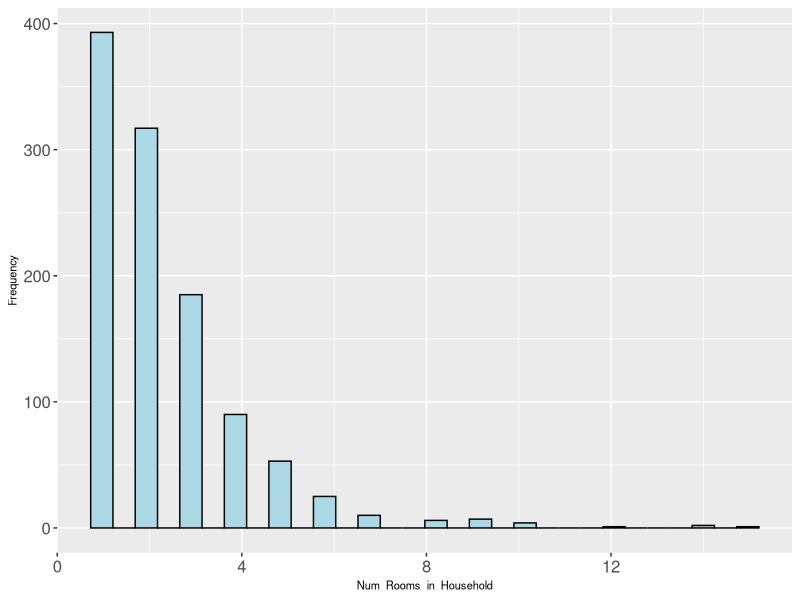
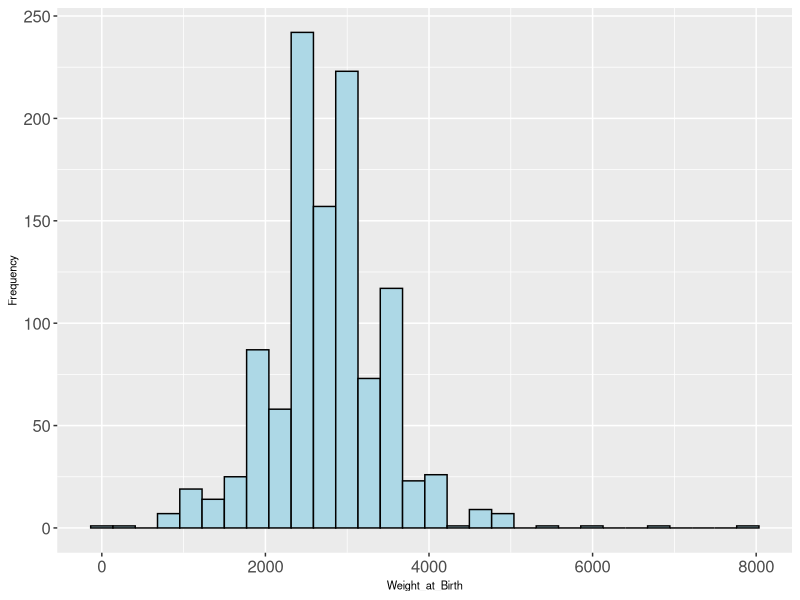
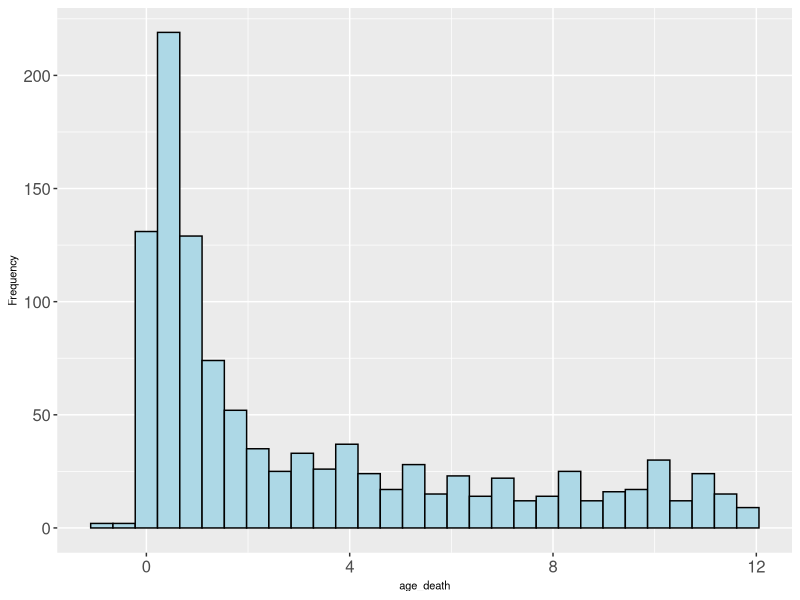
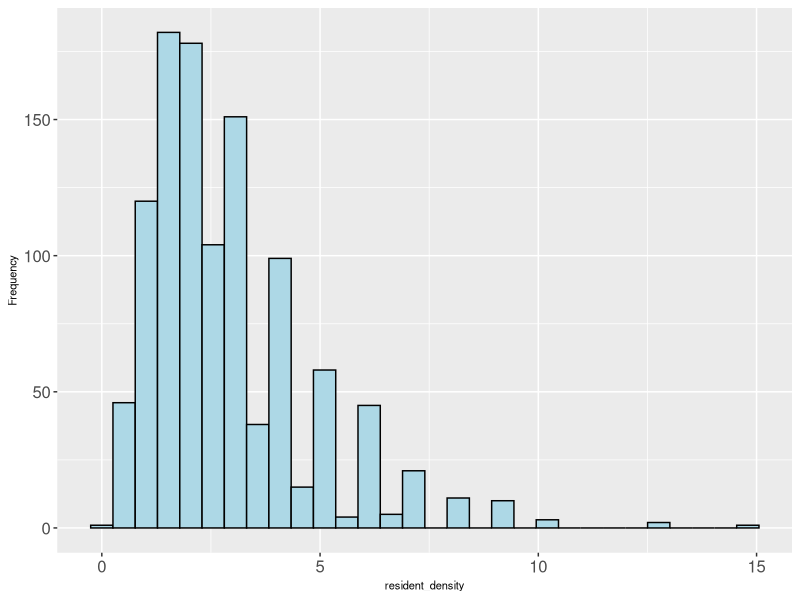
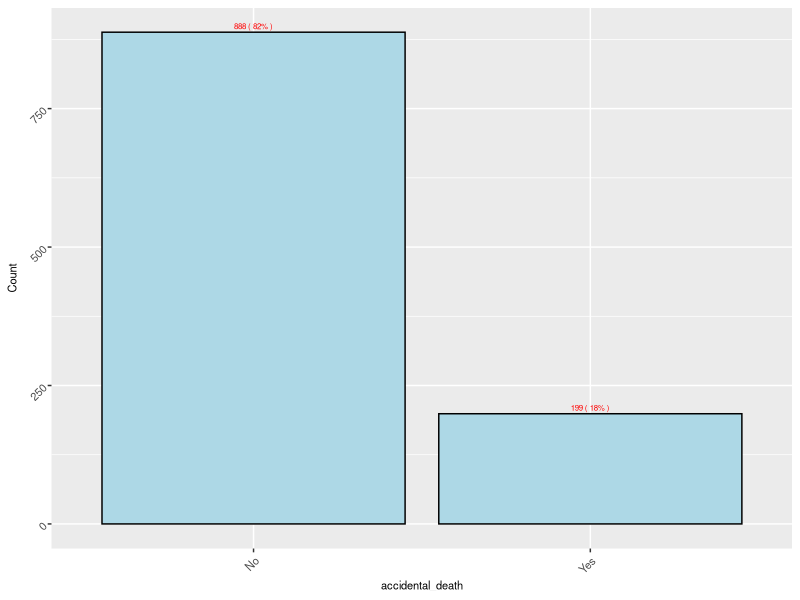
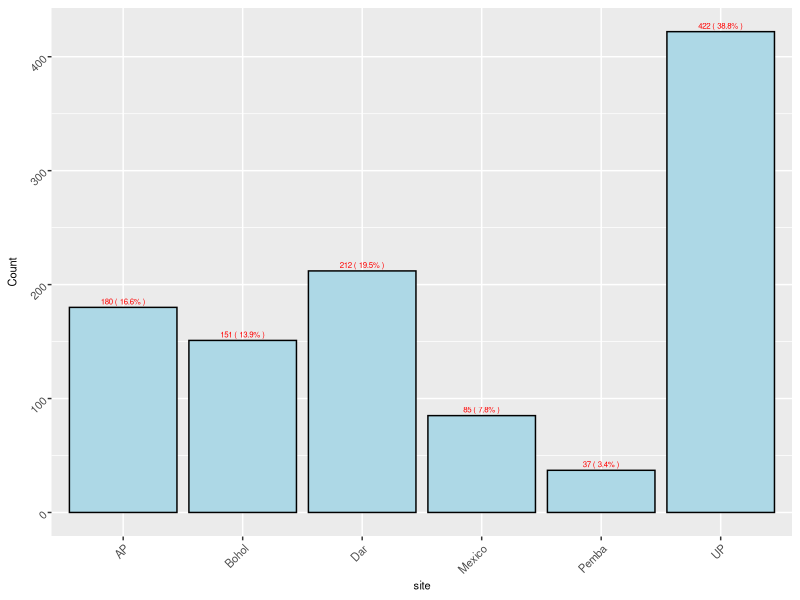
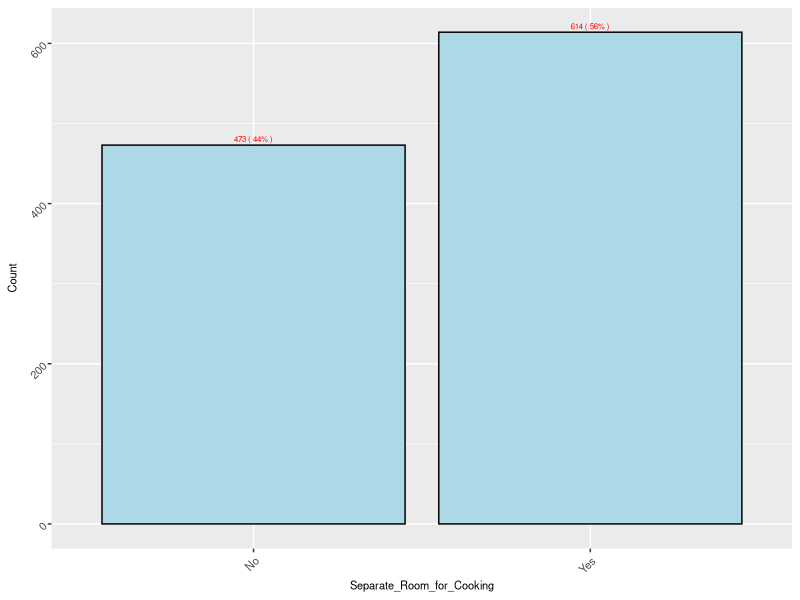
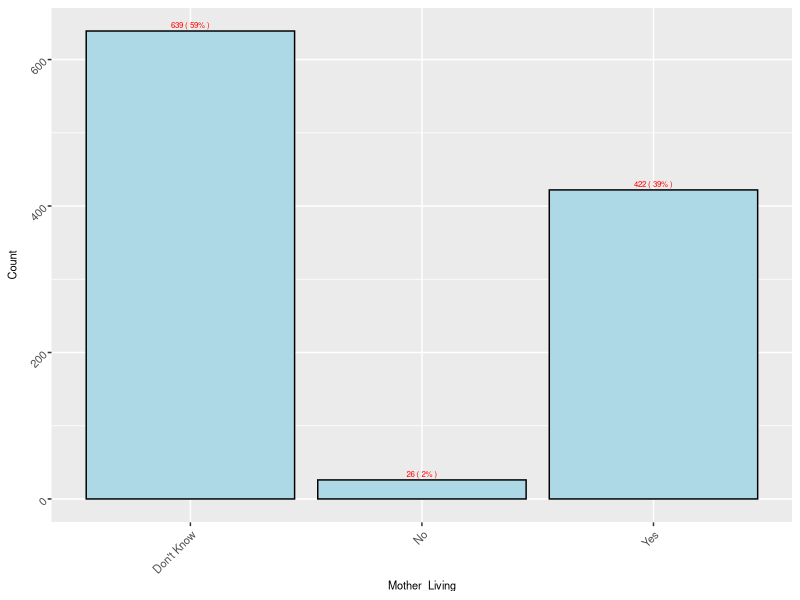

These charts were generated, in order, by the following R code:
## ---- chunk 1
knitr::opts_chunk$set(warning = FALSE, message = FALSE) 
## ---- chunk 2
library("dplyr")
## ---- chunk 3
df_va_original <- read.csv("./IHME_PHMRC_VA_DATA_CHILD_Y2013M09D11_0.csv")
## ---- chunk 4
# drop columns that are not necessary
df_va <- subset(df_va_original, select = -c(gs_code34,va34,gs_code46,gs_text46,va46,gs_code55,gs_text55,va55,gs_comorbid1,gs_comorbid2,gs_level,g1_01d,g1_01m,g1_01y,g1_05,g1_06d,g1_06m,g1_06y,g1_07a,g1_07b,g1_07c,g1_08,g1_09,g1_10,g2_01,g2_02,g2_03ad,g2_03am,g2_03ay,g2_03bd,g2_03bm,g2_03by,g2_03cd,g2_03cm,g2_03cy,g2_03dd,g2_03dm,g2_03dy,g2_03ed,g2_03em,g2_03ey,g2_03fd,g2_03fm,g2_03fy,g3_01,g4_02,g4_03a,g4_03b,g4_04,g4_05,g5_05,g5_06a,g5_06b,g5_07,g5_08,c6_11,c6_12,c6_13,c6_14,newid,g5_02,module,c1_25))
## ---- chunk 5
df_va[sapply(df_va, is.character)] <- lapply(df_va[sapply(df_va, is.character)], 
                                                           as.factor)
## ---- chunk 6
df_va <- subset(df_va,select=-c(c1_02,c1_04,c1_05,c1_08a,c1_10,c1_10d,c1_10m,c1_10y,c1_11,c1_15,c1_16,c1_17,c1_18,c1_19_1,c1_19_2,c1_19_3,c1_19_4a,c1_19_4b,c1_19_5,c1_19_6,c1_24,c1_24d,c1_24m,c1_24y,c1_26,c4_07a,c4_31_1,c4_31_2,c4_32,c4_45,c4_47_8b,c5_02_13,c5_02_14,c5_06_2m,c5_06_2d,c5_06_2y,c5_08m,c5_08d,c5_08y))
## ---- chunk 7
# Compute DOB
df_va$DOB_month <- match(df_va$g5_01m,month.name)
df_va$DOB_str <- paste(df_va$g5_01y,"-",df_va$DOB_month,"-",df_va$g5_01d)
df_va$DOB <- as.POSIXct(df_va$DOB_str, format="%Y - %m - %d",tz="UTC")
df_va <- subset(df_va,select=-c(DOB_str,DOB_month))
## ---- chunk 8
# Compute DOD
df_va$DOD_month <- match(df_va$g5_03m,month.name)
df_va$DOD_str <- paste(df_va$g5_03y,"-",df_va$DOD_month,"-",df_va$g5_03d)
df_va$DOD <- as.POSIXct(df_va$DOD_str, format="%Y - %m - %d",tz="UTC")
df_va <- subset(df_va,select=-c(DOD_str,DOD_month))
## ---- chunk 9
df_va <- subset(df_va,select=-c(g5_01d,g5_01m,g5_01y,g5_03d,g5_03m,g5_03y))
## ---- chunk 10
df_va$c1_22a <- as.character(df_va$c1_22a)
df_va$c1_22a[df_va$c1_22a=="Hospital"] <- "Health Facility"
df_va$c1_22a[df_va$c1_22a=="Other Health Facility"] <- "Health Facility"
df_va$c1_22a <- as.factor(df_va$c1_22a)
## ---- chunk 11
df_va <- subset(df_va,select=-c(c5_06_1d,c5_06_1m,c5_06_1y))
## ---- chunk 12
df_va <- subset(df_va,select=-c(c5_07_1,c5_07_2))
## ---- chunk 13
df_va$c1_08b[df_va$c1_08b==9999] <- NA
## ---- chunk 14
df_va <- subset(df_va,select=-c(g5_04a,g5_04b,g5_04c))
df_va$age_death <- as.numeric(difftime(df_va$DOD, df_va$DOB, units = "days"))/365
## ---- chunk 15
# Define function impute_cat
impute_cat <- function(df_va){
  cat_num=c()
  for (i in 1:ncol(df_va)){
    if(is.factor(df_va[,i])){
      cat_num <- append(cat_num,i)} # Compute the positions of the columns where the variable is categorical
    }
  for (i in cat_num){
    count_dk <- sum(df_va[,i]=="Don't Know",na.rm=TRUE)
    count_rta <- sum(df_va[,i]=="Refused to Answer",na.rm=TRUE)
    count_missing <- sum(is.na(df_va[,i]),na.rm=FALSE)
    count_whitespace <- sum(df_va[,i]=="",na.rm=TRUE)
    count_all <- count_dk+count_rta+count_missing+count_whitespace
    df_va[,i] <- as.character(df_va[,i])
    if (count_all==10||count_all>15){
      if (count_rta>0){
        df_va[,i][df_va[,i]=="Refused to Answer"] <- "Don't Know"
        }
      if (count_whitespace>0){
        df_va[,i][df_va[,i]==""] <- "Don't Know"
        }
      if (count_missing>0){
        df_va[,i][is.na(df_va[,i])] <- "Don't Know"
        }
      }else{
        if (count_rta>0){
          df_va[,i][df_va[,i]=="Refused to Answer"] <- NA
          }
        if (count_dk>0){
          df_va[,i][df_va[,i]=="Don't Know"] <- NA
          }
        if (count_whitespace>0){
          df_va[,i][df_va[,i]==""] <- NA
        }
      }
    df_va[,i] <- as.factor(df_va[,i])
  }
  return(df_va)
}
## ---- chunk 16
df_va <- impute_cat(df_va)
## ---- chunk 17
tapply(df_va$c1_08b,df_va$site, mean, na.rm=TRUE)
## ---- chunk 18
correct_weight <- function(x1, x2){
  if(is.na(x1)){
    if(x2=="AP"){
      return(2657)
      }
    else if(x2=="Bohol"){
      return(2958)
      }
    else if (x2=="Dar"){
      return(2996)
    }
    else if (x2=="Mexico"){
      return(2544)
    }
    else if (x2=="Pemba"){
      return(3018)
    }
    else{return(2685)}
  }else{
    return(x1)}
}
## ---- chunk 19
df_va <- df_va[complete.cases(df_va),]
## ---- chunk 20
accident <- c("Drowning","Road Traffic","Falls","Bite of Venomous Animal","Fires","Violent Death","Poisonings")
df_va$accidental_death <- ifelse(df_va$gs_text34 %in% accident,"Yes","No")
df_va$accidental_death <- as.factor(df_va$accidental_death)
## ---- chunk 21
df_va <- subset(df_va,selec=-c(gs_text34))
## ---- chunk 22
library(plyr)
colnames(df_va)<- mapvalues(colnames(df_va), from=c("g4_06","g4_07","g4_08"), to=c("num_people_live_at_address","num_rooms_in_household","separate_room_for_cooking"))
colnames(df_va)<- mapvalues(colnames(df_va), from=c("c1_09","c1_01","c1_03"), to=c("Gender","Singleton_or_Multiple_Birth","Mother_Living"))
colnames(df_va)<- mapvalues(colnames(df_va), from=c("c1_06a","c1_07","c1_08b","c1_12","c1_13"), to=c("Location_of_Birth","Size_at_Birth","Weight_at_Birth","Did_the_Baby_Cry","Did_the_Baby_Move"))
colnames(df_va)<- mapvalues(colnames(df_va), from=c("num_people_live_at_address","num_rooms_in_household","separate_room_for_cooking"), to=c("Num_People_Live_at_Address","Num_Rooms_in_Household","Separate_Room_for_Cooking"))
colnames(df_va)<- mapvalues(colnames(df_va), from=c("c1_14","c1_20","c1_21","c1_22a","c4_01","c4_02","c4_03"), to=c("Did_the_Baby_Breathe","Age_at_Onset_of_Illness","Duration_of_Illness", "Location_of_Death","Fever_During_Illness","Duration_of_Fever_in_Days","Did_the_Fever_Continue_to_Death"))
colnames(df_va)<- mapvalues(colnames(df_va), from=c("c4_04","c4_05","c4_06","c4_07b","c4_08","c4_09","c4_10","c4_11","c4_12","c4_13","c4_14","c4_15","c4_16","c4_17","c4_18", "c4_19"), to=c("Severity_of_Fever","Fever_Pattern","Loose_Liquid_Stool", "Highest_Num_Loose_Stool_per_Day_During_Illness","Num_Days_Before_Death_Loose_Stool_Began","Loose_Stool_Cont_Until_Death","Num_Days_Before_Death_Loose_Stool_Stopped","Blood_in_Stool", "Cough_During_Illness", "Duration_of_Cough", "Severity_of_Cough", "Vomitus_after_Coughing", "Difficulty_Breathing", "Duration_of_Difficulty_Breathing", "Fast_Breathing", "Duration_of_Fast_Breathing"))
colnames(df_va)<- mapvalues(colnames(df_va), from=c("c4_20", "c4_22", "c4_23", "c4_24", "c4_25", "c4_26","c4_27", "c4_28", "c4_29", "c4_30", "c4_33", "c4_34", "c4_35", "c4_36", "c4_37", "c4_38", "c4_39","c4_40", "c4_41", "c4_42"), to=c("Indrawing_of_Chest", "Breathing_Stridor", "Breathing_Grunting", "Breathing_Wheezing", "Convulsions", "Loss_of_Consciousness", "Duration_Before_Death_LOC_Occurred", "Stiff_Neck", "Bulging_Fontanelle", "Skin_Rash", "Duration_of_Rash", "Blisters_Present_in_Rash", "Limbs_Become_Thin", "Swollen_Legs_or_Feet", "Duration_of_Swelling", "Skin_Flake_Off_in_Patches", "Hair_Color_Change_to_Red_Yellow", "Protruding_Belly", "Pallor_or_Lack_of_Blood", "Swelling_in_Armpits"))
colnames(df_va)<- mapvalues(colnames(df_va), from=c("c4_43","c4_44","c4_46", "c4_47_1","c4_47_2", "c4_47_3", "c4_47_4", "c4_47_5","c4_47_6","c4_47_7","c4_47_8a","c4_47_9","c4_47_10","c4_47_11"), to=c("Whitish_Rash_in_Mouth", "Bleeding_Seen","Skin_Turned_Black", "Suffered_Road_Traffic_Injury", "Suffered_a_Fall", "Suffered_Drowning", "Suffered_Poisoning", "Suffered_Bite_Sting", "Suffered_Burn_Fire", "Victim_of_Violence", "Other_Injury", "Unsure_if_Injury_Occurred","Refused_to_Answer_if_Deceased_Suffered_Injury", "Did_Not_Suffer_Injury" ))
colnames(df_va)<- mapvalues(colnames(df_va), from=c("c4_48","c4_49","c5_01","c5_02_1","c5_02_2","c5_02_3","c5_02_4","c5_02_5","c5_02_6","c5_02_7","c5_02_8","c5_02_9", "c5_02_10", "c5_02_11a","c5_02_12","c5_04", "c5_05","c5_10", "c5_11", "c5_17", "c5_18", "c5_19"), to=c("Injury_Intentionally_Inflicted_by_Someone","Days_Survived_After_Injury","Sought_Care_While_Ill", "Care_Sought_Traditional_Healer", "Care_Sought_Homeopath", "Care_Sought_Religious_Leader", "Care_Sought_Governmental_Hospital", "Care_Sought_Governmental_Health_Center_Clinic", "Care_Sought_Private_Hospital", "Care_Sought_Community_Based_Practioner", "Care_Sought_Trained_Birth_Attendant", "Care_Sought_Private_Physician", "Care_Sought_Pharmacy", "Care_Sought_Other_Provider", "Care_Sought_Relative_Friend", "Health_Records_for_Deceased", "Granted_Access_to_Health_Records", "Death_Certificate_Issued", "Granted_Access_to_Death_Certificate", "Mother_Ever_Tested_for_HIV", "Mother_HIV_Positive", "Mother_AIDS_Positive"))
## ---- chunk 23
df_va$resident_density <- df_va$Num_People_Live_at_Address/df_va$Num_Rooms_in_Household
## ---- chunk 24
df_va <- subset(df_va,select=c(accidental_death,site, Num_Rooms_in_Household, Separate_Room_for_Cooking, Mother_Living, Location_of_Birth, Size_at_Birth, Weight_at_Birth, Gender, Location_of_Death, Sought_Care_While_Ill, Care_Sought_Traditional_Healer, Care_Sought_Homeopath, Care_Sought_Religious_Leader, Care_Sought_Governmental_Hospital, Care_Sought_Governmental_Health_Center_Clinic, Care_Sought_Private_Hospital, Care_Sought_Community_Based_Practioner, Care_Sought_Trained_Birth_Attendant, Care_Sought_Private_Physician, Care_Sought_Pharmacy, Care_Sought_Other_Provider, Care_Sought_Relative_Friend, Health_Records_for_Deceased, Mother_Ever_Tested_for_HIV, Mother_HIV_Positive, Mother_AIDS_Positive, age_death, resident_density))
df_va <- df_va[which(is.finite(df_va$resident_density)),]
## ---- chunk 25
library(ggplot2)
hist_list <- list()
z <- 0
for (i in 1:ncol(df_va)){
  if(is.numeric(df_va[,i])){
    z <- z+1
    hist <- ggplot(data=df_va,aes_string(names(df_va)[i]))+
      geom_histogram(fill='lightblue',color='black')+
      labs(x=colnames(df_va)[i],y= "Frequency")+
      theme(axis.text=element_text(size=12),
        axis.title=element_text(size=8))
    hist_list[[z]] <- hist
  }
}
## ---- chunk 26
hist_list
## ---- chunk 27
# df_va$age_less_5 <- ifelse(df_va$age_death<5,'Yes','No')
# df_va$age_less_5 <- as.factor(df_va$age_less_5)
## ---- chunk 28
missing_gender_index <- which(df_va$Gender=="Don't Know")
df_va <- df_va[-c(missing_gender_index),]
## ---- chunk 29
library(scales)
bar_list <- list()
z <- 0
for (i in 1:ncol(df_va)){
  if(is.factor(df_va[,i])){
    z <- z+1
    class <- df_va %>% 
     group_by((df_va)[i]) %>%
     dplyr::summarise(number=n()) %>%
     mutate(percentage=percent(number/sum(number))) %>% 
     mutate(pos = cumsum(number)- number/1.5) #Create a variable to indicate the position of labels 
    bar <- ggplot(data=class,aes_string(x=colnames(class)[1],y=colnames(class)[2]))+
      geom_bar(fill='lightblue',color='black',stat = "identity")+
      labs(x=colnames(df_va)[i],y= "Count")+
      geom_text(aes(label=paste(number,"(",percentage,")")),vjust=-0.5,size=2,color="red")+
      theme(axis.text=element_text(size=8,angle=45,hjust=1),axis.title=element_text(size=8))
    bar_list[[z]] <- bar
  }
}
## ---- chunk 30
bar_list
## ---- chunk 31
var_list <- names(df_va)
grouped_box_list <- list()
z <- 0
for (i in 3:length(var_list)){
  if (is.numeric(df_va[,i])){
    ad_index=which(names(df_va)=='accidental_death')
    z <- z+1
    grouped_box <- ggplot(data=df_va,aes_string(x=var_list[ad_index],y=var_list[i],fill=var_list[ad_index]))+
      geom_boxplot()+
      theme(axis.text=element_text(size=10,angle=45,hjust=1),axis.title=element_text(size=10),legend.key.size=unit(1,"cm"),legend.title=element_text(size=10),legend.text=element_text(size=10))
    grouped_box_list[[z]] <- grouped_box
  }
}
## ---- chunk 32
grouped_box_list
## ---- chunk 33
var_list <- names(df_va)
grouped_box_list <- list()
z <- 0
for (i in 3:length(var_list)){
  if (is.numeric(df_va[,i])){
    ad_index=which(names(df_va)=='accidental_death')
    z <- z+1
    grouped_box <- ggplot(data=df_va,aes_string(x=var_list[ad_index],y=var_list[i],fill=var_list[ad_index]))+
      geom_boxplot()+
      theme(axis.text=element_text(size=10,angle=45,hjust=1),axis.title=element_text(size=10),legend.key.size=unit(1,"cm"),legend.title=element_text(size=10),legend.text=element_text(size=10))+facet_grid(.~site)
    grouped_box_list[[z]] <- grouped_box
  }
}
## ---- chunk 34
grouped_box_list
## ---- chunk 35
grouped_bar_list <- list()
z <- 0
for (i in 1:length(names(df_va))){
  if (is.factor(df_va[,i]) & names(df_va)[i]!="accidental_death"){
    ad_index <- which(names(df_va)=='accidental_death')
    z <- z+1
    grouped_class <- df_va[,c(ad_index,i)]%>%
      group_by_all()%>%
     dplyr::summarise(count=n())%>%
      group_by(accidental_death)%>%
      dplyr::mutate(perc=count/sum(count))
    grouped_bar <- ggplot(data=grouped_class, aes_string(x=names(grouped_class)[2], y=names(grouped_class)[4],fill=names(grouped_class)[2]))+geom_bar(position = 'dodge', stat ='identity')+labs(x=names(grouped_class)[2], y ="perc")+ theme(text = element_text(size=10),axis.title=element_text(size=10),axis.text=element_text(size=10,hjust=1,angle = 45))+ geom_text(aes(label = scales::percent(perc)),size=2,position=position_dodge(width=1), vjust =-0.5)+facet_grid(. ~accidental_death,scales='free')
    grouped_bar_list[[z]] <- grouped_bar
  }
}
## ---- chunk 36
grouped_bar_list
## ---- chunk 37
df_va <- subset(df_va,select=c(accidental_death,site, Num_Rooms_in_Household, Separate_Room_for_Cooking, Mother_Living, Location_of_Birth, Size_at_Birth, Weight_at_Birth, Gender, Sought_Care_While_Ill, Care_Sought_Traditional_Healer, Care_Sought_Homeopath, Care_Sought_Religious_Leader, Care_Sought_Governmental_Hospital, Care_Sought_Governmental_Health_Center_Clinic, Care_Sought_Private_Hospital, Care_Sought_Community_Based_Practioner, Care_Sought_Trained_Birth_Attendant, Care_Sought_Private_Physician, Care_Sought_Pharmacy, Care_Sought_Other_Provider, Care_Sought_Relative_Friend, Health_Records_for_Deceased, Mother_Ever_Tested_for_HIV, Mother_HIV_Positive, Mother_AIDS_Positive, age_death, resident_density))
df_va <- df_va[which(is.finite(df_va$resident_density)),]
log_model_all <- glm(formula=accidental_death ~., family=binomial,data = df_va)
## ---- chunk 38
print(summary(log_model_all),digit=2)
## ---- chunk 39
# 1) Compute the difference between the deviance of the null/fitted model, as well as the difference between the degree of freedom of the null/fitted model.
dev_diff_1 <- log_model_all$null.deviance - log_model_all$deviance
df_diff_1 <- log_model_all$df.null - log_model_all$df.residual

# 2) Compute chi square and the corresponding p value
chisq_log_model_all <- 1 - pchisq(dev_diff_1, df_diff_1)
chisq_log_model_all
## ---- chunk 40
adjusted_R_square_all <- 1-(log_model_all$deviance-(ncol(df_va)-1))/log_model_all$null.deviance
adjusted_R_square_all
## ---- chunk 41
# If only want to keep the significant (<0.05) variables in the stepwise model, then
# k=qchisq(0.05,1,lower.tail=FALSE)
# add k to the stepAIC argument
## ---- chunk 42
library(MASS)
log_model_step <- stepAIC(log_model_all,direction='backward',trace = FALSE)
## ---- chunk 43
print(summary(log_model_step),digit=2)
## ---- chunk 44
adjusted_R_square_step <- 1-(log_model_step$deviance-14)/log_model_step$null.deviance
adjusted_R_square_step
## ---- chunk 45
exp(coef(log_model_step))
## ---- chunk 46
df_va$gdp_per_ca=case_when(df_va$site=='UP'~975,
                           df_va$site=='AP'~2607,
                           df_va$site=='Dar'~2024,
                           df_va$site=='Pemba'~2500,
                           df_va$site=='Bohol'~2080,
                           df_va$site=='Mexico'~47924)

## ---- chunk 47
df_va$life_exp=case_when(df_va$site=='UP'&df_va$Gender=='Male'~64.8,
                         df_va$site=='UP'&df_va$Gender=='Female'~65.8,
                         df_va$site=='AP'&df_va$Gender=='Male'~68.7,
                         df_va$site=='AP'&df_va$Gender=='Feale'~71.8,
                         df_va$site=='Dar'&df_va$Gender=='Male'~60,
                         df_va$site=='Dar'&df_va$Gender=='Female'~65,
                         df_va$site=='Pemba'&df_va$Gender=='Male'~64,
                         df_va$site=='Pemba'&df_va$Gender=='Female'~67,
                         df_va$site=='Bohol'&df_va$Gender=='Male'~68,
                         df_va$site=='Bohol'&df_va$Gender=='Female'~73,
                         df_va$site=='Mexico'&df_va$Gender=='Male'~76,
                         df_va$site=='Mexico'&df_va$Gender=='Female'~79)
## ---- chunk 48
df_va$urbanization=case_when(df_va$site=='UP'|df_va$site=='AP'~34.47,
                             df_va$site=='Dar'~35.23,
                             df_va$site=='Pemba'~17,
                             df_va$site=='Bohol'~47.7,
                             df_va$site=='Mexico'~81)
## ---- chunk 49
df_va$child_labor=case_when(df_va$site=='UP'~20,
                           df_va$site=='AP'~4.7,
                           df_va$site=='Dar'~14.4,
                           df_va$site=='Pemba'~35.6,
                           df_va$site=='Bohol'~7.9,
                           df_va$site=='Mexico'~6)
## ---- chunk 50
df_va$infant_mortality=case_when(df_va$site=='UP'~63.5,
                           df_va$site=='AP'~34.9,
                           df_va$site=='Dar'~56,
                           df_va$site=='Pemba'~38,
                           df_va$site=='Bohol'~19.2,
                           df_va$site=='Mexico'~13.02)
## ---- chunk 51
df_va$Under_5_mortality=case_when(df_va$site=='UP'~78.1,
                           df_va$site=='AP'~40.8,
                           df_va$site=='Dar'~86,
                           df_va$site=='Pemba'~88,
                           df_va$site=='Bohol'~23.3,
                           df_va$site=='Mexico'~15)
## ---- chunk 52
log_model_sup <- glm(formula=accidental_death ~., family=binomial,data = df_va)
summary(log_model_sup)
## ---- chunk 53
chisq.test(df_va$site,df_va$accidental_death)
## ---- chunk 54
t.test(df_va$age_death~df_va$accidental_death)
## ---- chunk 55
chisq.test(df_va$Gender,df_va$accidental_death)
## ---- chunk 56
t.test(df_va$resident_density~df_va$accidental_death)
## ---- chunk 57
chisq.test(df_va$Health_Records_for_Deceased,df_va$accidental_death)
## ---- chunk 58
chisq.test(df_va$Mother_Living,df_va$accidental_death)
## ---- chunk 59
chisq.test(df_va$Location_of_Birth,df_va$accidental_death)
## ---- chunk 60
chisq.test(df_va$Care_Sought_Private_Physician,df_va$accidental_death)
## ---- chunk 61
chisq.test(df_va$Care_Sought_Private_Hospital,df_va$accidental_death)
## ---- chunk 62
chisq.test(df_va$Care_Sought_Governmental_Hospital,df_va$accidental_death)
## ---- chunk 63
chisq.test(df_va$Care_Sought_Governmental_Health_Center_Clinic,df_va$accidental_death)
